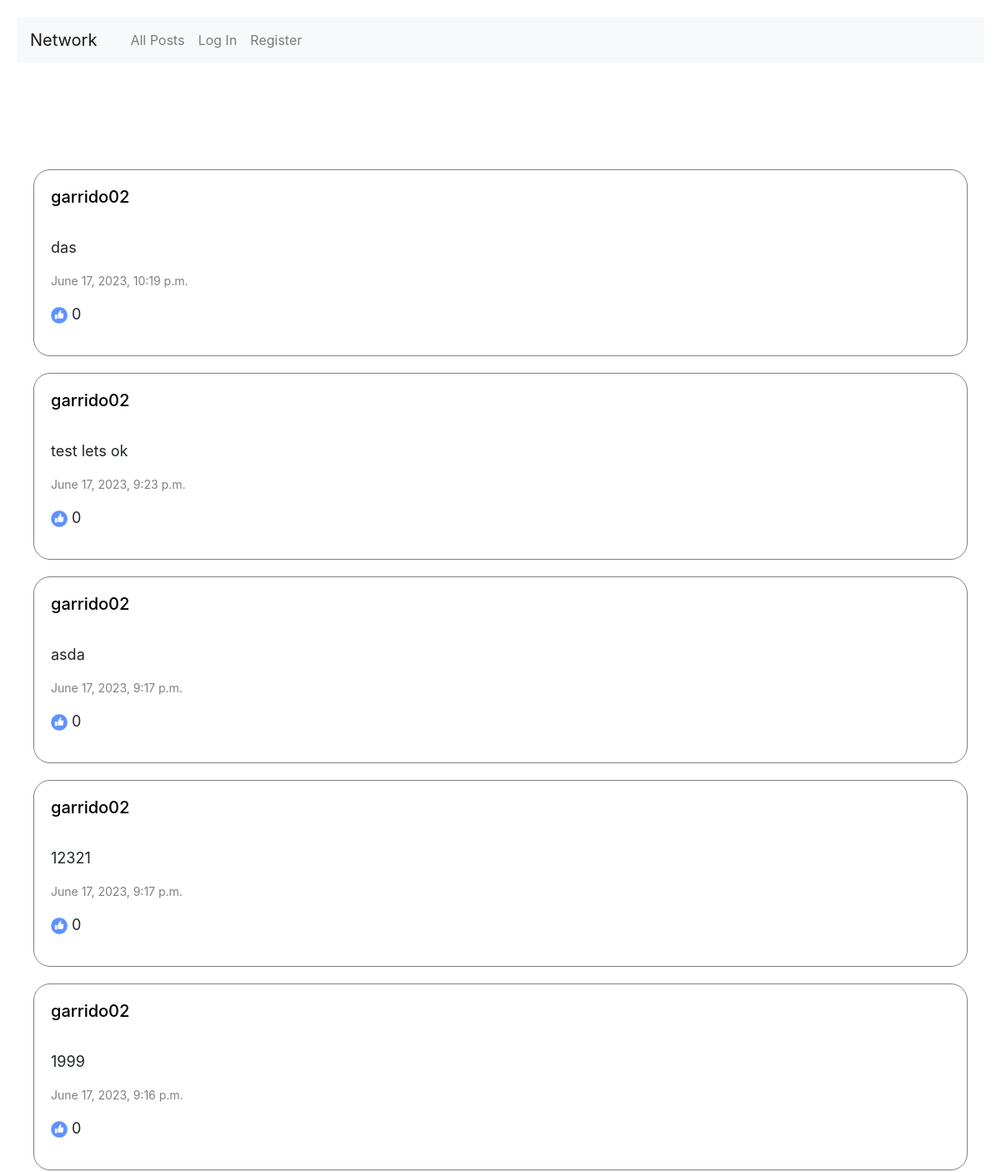
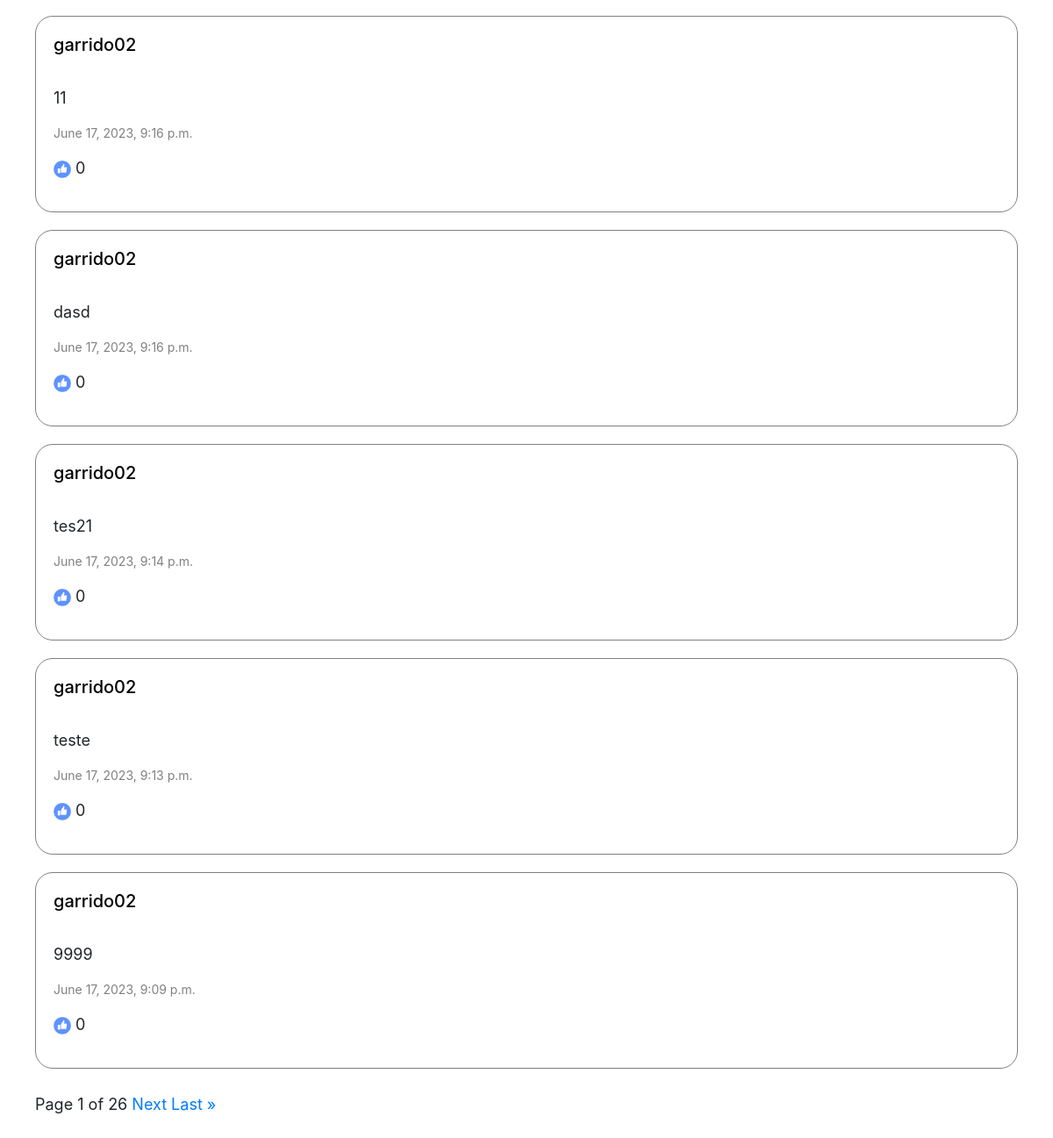
The page / on the database its author committed (2 pictures, top to bottom).
### network/models.py (models this page shows, shortened)
class Post(models.Model):
    author = models.ForeignKey(User, on_delete=models.CASCADE, related_name='posts')
    body = models.TextField(blank=True)
    timestamp = models.DateTimeField(auto_now_add=True)
    likes = models.ManyToManyField(User, related_name="likes")

class User(AbstractUser):
    image = models.URLField(null=True, blank=True, max_length=9999)
    pass

### network/views.py (the view)
# urls.py: path("", views.index, name="index"),
def index(request):
    user = request.user
    posts = Post.objects.all()
    posts = posts.order_by('-timestamp').all()
    p = Paginator(posts, 10)
    page = request.GET.get('page')
    list = p.get_page(page)
    return render(request, "network/index.html", {
        'user':user,
        'list':list
    })

### network/templates/network/index.html (shortened to what this page needs)
{% extends "network/layout.html" %}
{% load static %}
{% block body %}
    <br>
    <div id="main-container">
        <div id="new_post-container">
        </div>
        <div id="post_container">
            {% for l in list %}
                <div class="post post_{{ l.id }}">
                    <a class="profile" href="{% url 'user_posts' l.author %}"><h5 class="profile">{{ l.author }}</h5></a>
                    <br>
                    <p class="body body_{{ l.id }}">{{ l.body }}</p>
                    <p class="timestamp timestamp_{{ l.id }}">{{ l.timestamp }}</p>
                    <p class="likes likes_{{ l.id }}"><image class="image" src="/static/network/like.png" alt="like"> {{ l.likes.all | length }}</p>
                </div>
            {% endfor %}
        </div>
        <br>
        {% if list %}
            Page {{ list.number }} of {{ list.paginator.num_pages }}
        {% endif %}
        {% if list.has_next %}
            <a href="?page={{ list.next_page_number }}">Next</a>
            <a href="?page={{ list.paginator.num_pages }}">Last &raquo</a>
        {% endif %}
    </div>
    </div>
{% endblock %}

### network/static/network/styles.css (style rules this page uses)
body { padding: 20px; }
#new_post-container { border-radius: 20px; border: solid 2px gray; padding: 20px; margin-bottom: 40px; }
#main-container, #profile-view { margin: 20px; }
.image, .image:hover { width: 20px; }
.post { border-radius: 20px; border: solid 1px gray; padding: 20px; transition-duration: 1.2s; margin-top: 20px; animation: none; animation-duration: 0.8s; animation-fill-mode: forwards; animation-play-state: paused; animation-timing-function: ease-in; }
.body { font-weight: normal; font-size: 18px; }
.timestamp { font-weight: normal; color: gray; font-size: 14px }
.profile { text-decoration: none; color: black }

### rows shown on the page
Post: author "garrido02", body "das", timestamp "June 17, 2023, 10:19 p.m.", likes.all|length "0"
Post: author "garrido02", body "test lets ok", timestamp "June 17, 2023, 9:23 p.m.", likes.all|length "0"
Post: author "garrido02", body "asda", timestamp "June 17, 2023, 9:17 p.m.", likes.all|length "0"
Post: author "garrido02", body "12321", timestamp "June 17, 2023, 9:17 p.m.", likes.all|length "0"
Post: author "garrido02", body "1999", timestamp "June 17, 2023, 9:16 p.m.", likes.all|length "0"
Post: author "garrido02", body "11", timestamp "June 17, 2023, 9:16 p.m.", likes.all|length "0"
Post: author "garrido02", body "dasd", timestamp "June 17, 2023, 9:16 p.m.", likes.all|length "0"
Post: author "garrido02", body "tes21", timestamp "June 17, 2023, 9:14 p.m.", likes.all|length "0"
Post: author "garrido02", body "teste", timestamp "June 17, 2023, 9:13 p.m.", likes.all|length "0"
Post: author "garrido02", body "9999", timestamp "June 17, 2023, 9:09 p.m.", likes.all|length "0"

### other values the page prints
{{ list.number }} "1"
{{ list.paginator.num_pages }} "26"
